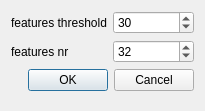
<?xml version="1.0" encoding="UTF-8"?>
<ui version="4.0">
 <class>FastDialog</class>
 <widget class="QDialog" name="FastDialog">
  <property name="geometry">
   <rect>
    <x>0</x>
    <y>0</y>
    <width>205</width>
    <height>111</height>
   </rect>
  </property>
  <property name="windowTitle">
   <string>Ustawienia FAST stereo</string>
  </property>
  <layout class="QFormLayout" name="formLayout">
   <property name="fieldGrowthPolicy">
    <enum>QFormLayout::AllNonFixedFieldsGrow</enum>
   </property>
   <item row="0" column="0">
    <widget class="QLabel" name="label">
     <property name="text">
      <string>features threshold</string>
     </property>
    </widget>
   </item>
   <item row="0" column="1">
    <widget class="QSpinBox" name="threshBox">
     <property name="minimum">
      <number>1</number>
     </property>
     <property name="maximum">
      <number>40</number>
     </property>
     <property name="singleStep">
      <number>1</number>
     </property>
     <property name="value">
      <number>30</number>
     </property>
    </widget>
   </item>
   <item row="1" column="0">
    <widget class="QLabel" name="label_2">
     <property name="text">
      <string>features nr</string>
     </property>
    </widget>
   </item>
   <item row="1" column="1">
    <widget class="QSpinBox" name="featNrBox">
     <property name="minimum">
      <number>10</number>
     </property>
     <property name="maximum">
      <number>60</number>
     </property>
     <property name="singleStep">
      <number>1</number>
     </property>
     <property name="value">
      <number>32</number>
     </property>
    </widget>
   </item>
   <item row="2" column="0" colspan="2">
    <widget class="QDialogButtonBox" name="buttonBox">
     <property name="standardButtons">
      <set>QDialogButtonBox::Cancel|QDialogButtonBox::Ok</set>
     </property>
    </widget>
   </item>
  </layout>
 </widget>
 <layoutdefault spacing="6" margin="11"/>
 <resources/>
 <connections/>
</ui>
